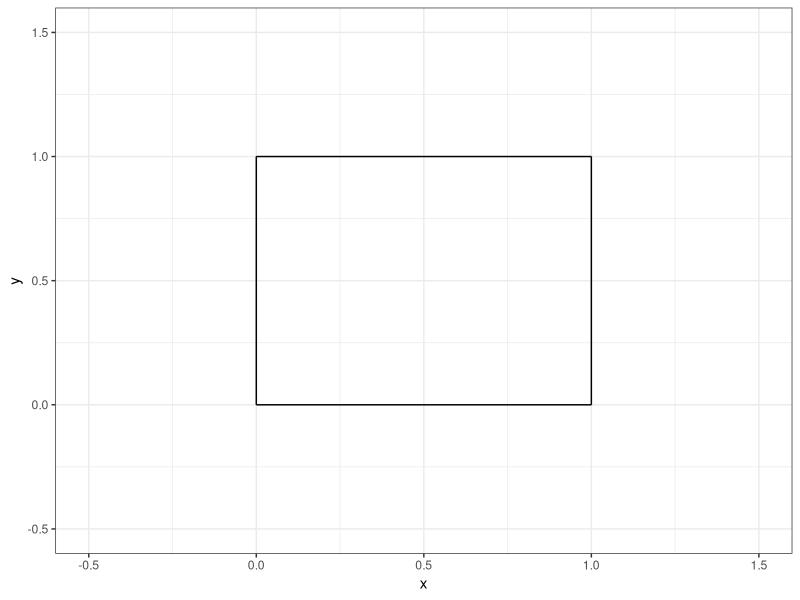
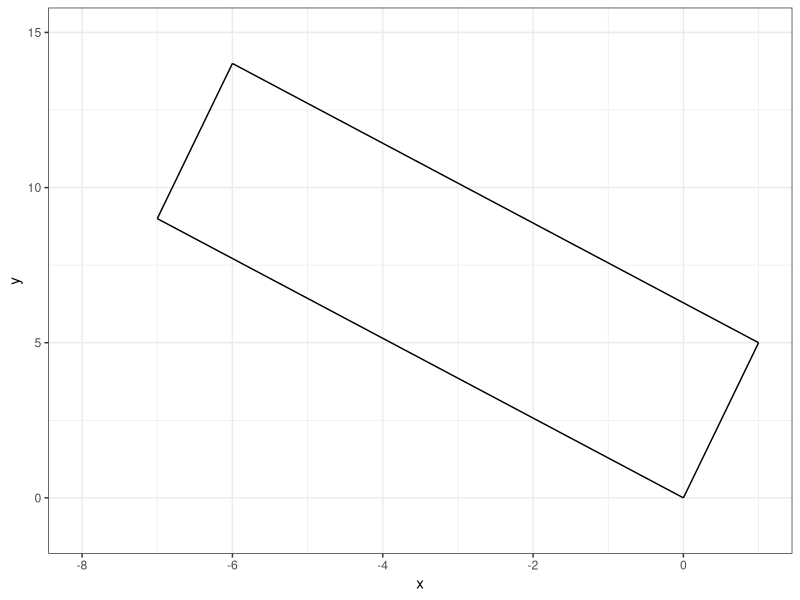
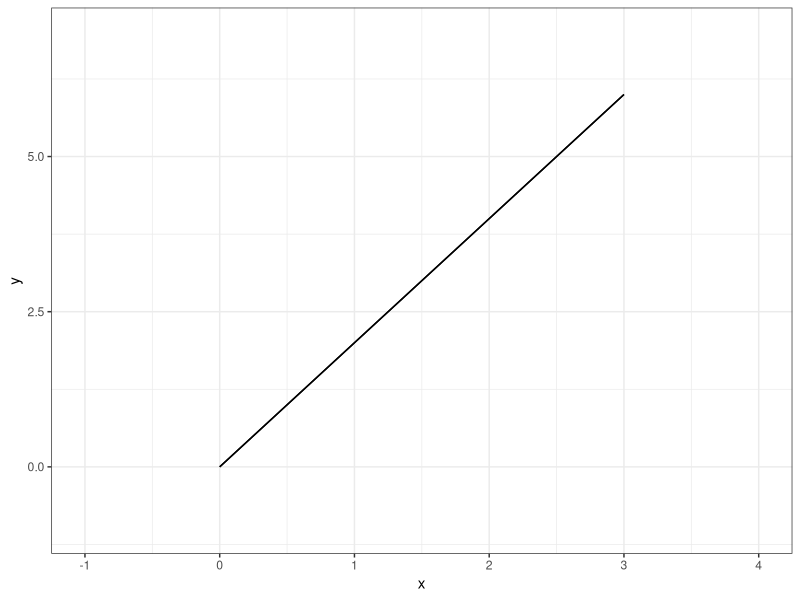
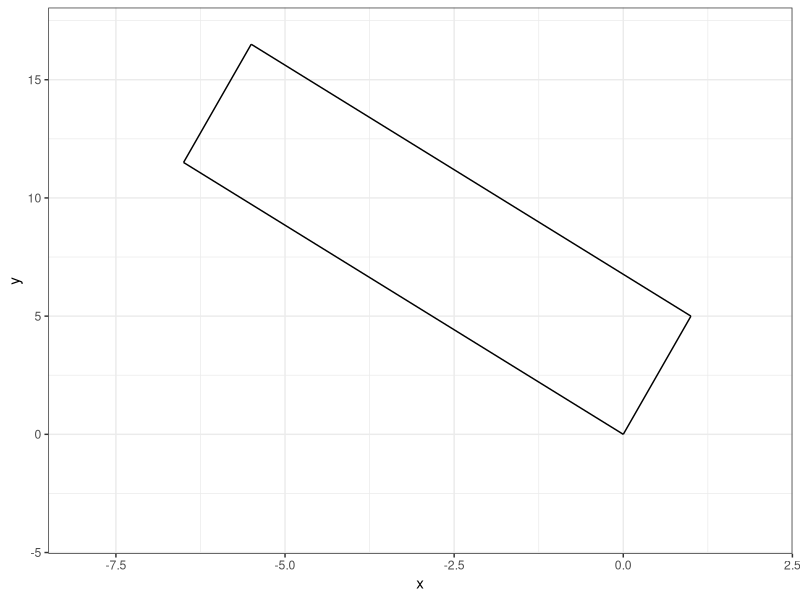

Reproduce these figures in R, in order.
## ---- chunk 1
#| echo: false

default_chunk_hook  <- knitr::knit_hooks$get("chunk")

latex_font_size <- c("Huge", "huge", "LARGE", "Large", 
                     "large", "normalsize", "small", 
                     "footnotesize", "scriptsize", "tiny")

knitr::knit_hooks$set(chunk = function(x, options) {
  x <- default_chunk_hook(x, options)
  if(options$size %in% latex_font_size) {
    paste0("\n \\", options$size, "\n\n", 
      x, 
      "\n\n \\normalsize"
    )
  } else {
    x
  }
})

## ---- chunk 2
#| label: load-packages
#| include: false
library(tidyverse)
## ---- chunk 3
#| label: fig-unitsquare
#| fig-cap: "The unit square."
#| fig-width: 3
#| fig-height: 3
#| scale: "80%"
#| fig-align: "center"
#| size: "scriptsize"
ggplot() +
  geom_segment(aes(x = 0, xend = 0,
                   y=0, yend = 1))+
  geom_segment(aes(x = 0, xend = 1,
                   y=1, yend = 1))+
  geom_segment(aes(x = 1, xend = 1,
                   y=0, yend = 1))+
  geom_segment(aes(x = 0, xend = 1,
                   y=0, yend = 0)) +
  theme_bw() + 
  xlim(-0.5, 1.5)+
  ylim(-0.5, 1.5)+
  labs(x = "x", 
       y = "y")
## ---- chunk 4
#| size: "scriptsize"
#| code-fold: FALSE
 
(A = matrix(data=c(1,-7,5,9), nrow=2, ncol=2, byrow=TRUE))
## ---- chunk 5
#| size: "scriptsize"
#| code-fold: FALSE

(M = diag(2))
(T = A %*% M)
## ---- chunk 6
#| size: "scriptsize"
#| code-fold: FALSE
(basis.vector.1 = T[,1])
(basis.vector.2 = T[,2])
## ---- chunk 7
#| size: "scriptsize"
#| code-fold: FALSE
(p.0 = c(0,0))
(p.1 = basis.vector.1)
(p.2 = basis.vector.1 + basis.vector.2)
(p.3 = basis.vector.2)
## ---- chunk 8
#| label: fig-part-1e
#| fig-cap: "Shape (part 1e)."
#| fig-width: 3
#| fig-height: 3
#| scale: "80%"
#| fig-align: "center"
#| size: "scriptsize"
ggplot() +
  geom_segment(aes(x = p.0[1], xend = p.1[1],
                   y=p.0[2], yend = p.1[2]))+
  geom_segment(aes(x = p.1[1], xend = p.2[1],
                   y=p.1[2], yend = p.2[2]))+
  geom_segment(aes(x = p.2[1], xend = p.3[1],
                   y=p.2[2], yend = p.3[2]))+
  geom_segment(aes(x = p.3[1], xend = p.0[1],
                   y=p.3[2], yend = p.0[2])) +
  theme_bw() + 
  xlim(-8, 1)+
  ylim(-1, 15)+
  labs(x = "x", 
       y = "y")
## ---- chunk 9
#| size: "scriptsize"
#| code-fold: FALSE
(det.A = det(A))
## ---- chunk 10
#| size: "scriptsize"
#| code-fold: FALSE
 
(A = matrix(data=c(1,2,2,4), nrow=2, ncol=2, byrow=TRUE))
## ---- chunk 11
#| size: "scriptsize"
#| code-fold: FALSE

(M = diag(2))
(T = A %*% M)
## ---- chunk 12
#| size: "scriptsize"
#| code-fold: FALSE
(basis.vector.1 = T[,1])
(basis.vector.2 = T[,2])
## ---- chunk 13
#| size: "scriptsize"
#| code-fold: FALSE
(p.0 = c(0,0))
(p.1 = basis.vector.1)
(p.2 = basis.vector.1 + basis.vector.2)
(p.3 = basis.vector.2)
## ---- chunk 14
#| label: fig-part-2e
#| fig-cap: "Shape (part 2e)."
#| fig-width: 3
#| fig-height: 3
#| scale: "80%"
#| fig-align: "center"
#| size: "scriptsize"
ggplot() +
  geom_segment(aes(x = p.0[1], xend = p.1[1],
                   y=p.0[2], yend = p.1[2]))+
  geom_segment(aes(x = p.1[1], xend = p.2[1],
                   y=p.1[2], yend = p.2[2]))+
  geom_segment(aes(x = p.2[1], xend = p.3[1],
                   y=p.2[2], yend = p.3[2]))+
  geom_segment(aes(x = p.3[1], xend = p.0[1],
                   y=p.3[2], yend = p.0[2])) +
  theme_bw() + 
  xlim(-1, 4)+
  ylim(-1, 7)+
  labs(x = "x", 
       y = "y")
## ---- chunk 15
#| size: "scriptsize"
#| code-fold: FALSE
(det.A = det(A))
## ---- chunk 16
#| size: "scriptsize"
#| code-fold: FALSE
k = 0.5
(M.v = matrix(data=c(1,k,0,1),nrow=2,ncol=2,byrow=TRUE))
(A = matrix(data=c(1,-7,5,9),nrow=2,ncol=2,byrow=TRUE))
(T = A %*% M.v)

(basis.vector.1 = T[,1])
(basis.vector.2 = T[,2])

p.0 = c(0,0)
p.1 = basis.vector.1
p.2 = basis.vector.1 + basis.vector.2
p.3 = basis.vector.2
## ---- chunk 17
#| label: fig-part-3a
#| fig-cap: "Shape (part 3a)."
#| fig-width: 3
#| fig-height: 3
#| scale: "80%"
#| fig-align: "center"
#| size: "scriptsize"
ggplot() +
  geom_segment(aes(x = p.0[1], xend = p.1[1],
                   y=p.0[2], yend = p.1[2]))+
  geom_segment(aes(x = p.1[1], xend = p.2[1],
                   y=p.1[2], yend = p.2[2]))+
  geom_segment(aes(x = p.2[1], xend = p.3[1],
                   y=p.2[2], yend = p.3[2]))+
  geom_segment(aes(x = p.3[1], xend = p.0[1],
                   y=p.3[2], yend = p.0[2])) +
  theme_bw() + 
  xlim(-8, 2)+
  ylim(-4, 17)+
  labs(x = "x", 
       y = "y")
## ---- chunk 18
#| size: "scriptsize"
#| code-fold: FALSE
(det.A = det(A))
